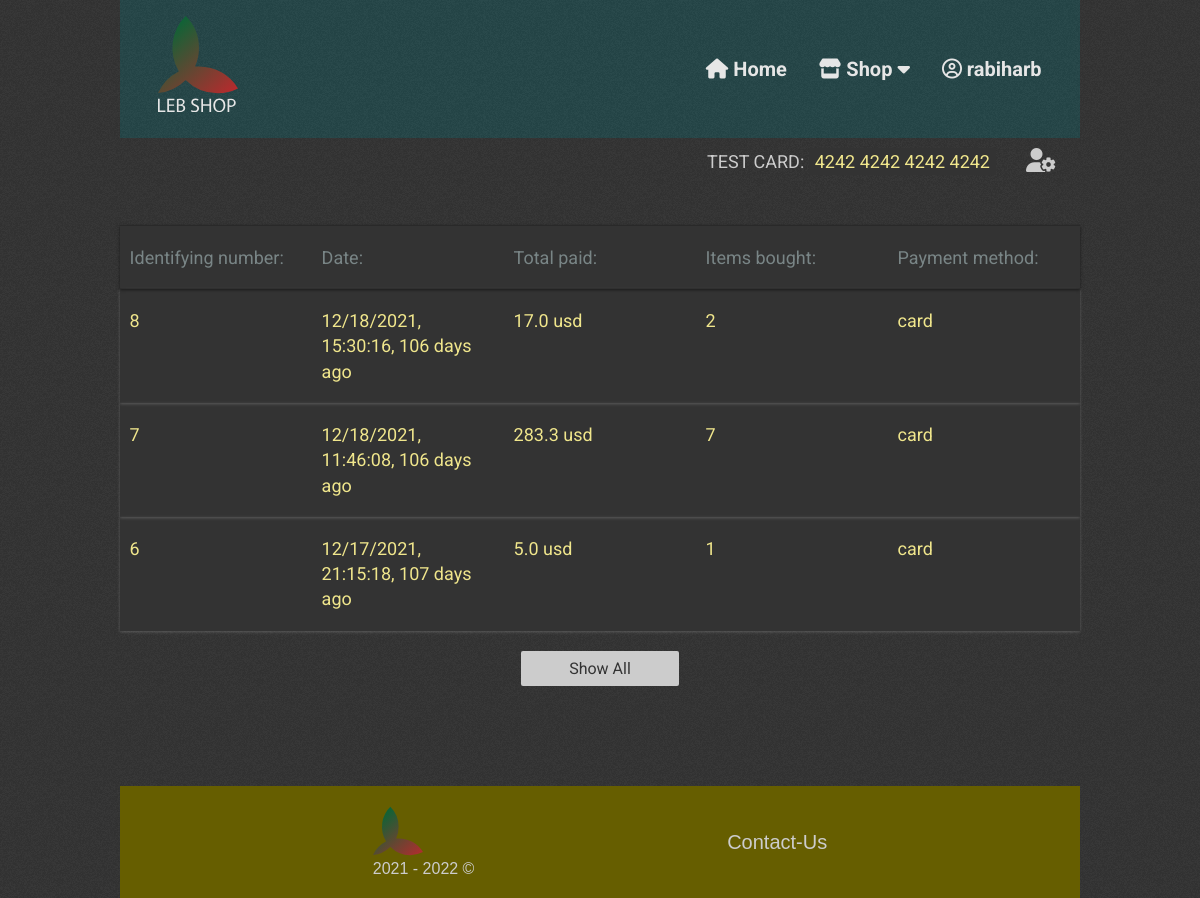
Page /user-profile (signed in) on the committed database.
### lebshop/db_models.py (models this page shows)
class User(UserMixin, db.Model):
    __tablename__ = "users"
    id = db.Column(db.Integer(), primary_key=True)
    user_name = db.Column(db.String(50), nullable=False, unique=True)
    email = db.Column(db.String(200), nullable=False, unique=True)
    password = db.Column(db.String(1000), nullable=False)

class CheckOutSessionData(db.Model):
    __tablename__ = "checkout_session_data"
    id = db.Column(db.Integer(), primary_key=True)
    user_id = db.Column(db.Integer(), db.ForeignKey("users.id"))
    total_amount = db.Column(db.String(20), nullable=False)
    currency = db.Column(db.String(8), nullable=False)
    session_date = db.Column(db.String(30), nullable=False)
    items_count = db.Column(db.String(9999), nullable=False)
    payment_method = db.Column(db.String(20), nullable=False)

### lebshop/routes.py (the view, shortened to what this page needs)
@app.route("/user-profile")
def user_profile():
    user_sessions = CheckOutSessionData.query.filter_by(
        user_id=current_user.id).all()
    user_sessions = user_sessions[::-1]
    date_diffs = {}
    for session in user_sessions:
        d1 = datetime.strptime(session.session_date, "%m/%d/%Y, %H:%M:%S")
        d2 = datetime.strptime(datetime.now().strftime(
            "%m/%d/%Y, %H:%M:%S"), "%m/%d/%Y, %H:%M:%S")
        time_diff = abs((d2 - d1).days)
        if time_diff <= 1:
            time_uom = "day"
        else:
            time_uom = "days"
        date_diffs[session.id] = {"time_diff": time_diff, "time_uom": time_uom}
    return render_template("user_profile.html", user_sessions=user_sessions, date_diffs=date_diffs)

### lebshop/routes.py (called while the page is built)
@ login_manager.user_loader
def load_user(user_id):
    return User.query.get(user_id)

### lebshop/templates/user_profile.html (shortened to what this page needs)
<!DOCTYPE html>
<html lang="en">
  <head>
    {% include "head_data.html" %}
    <link
      rel="stylesheet"
      href="{{ url_for('static', filename='css/user_profile.css')}}"
    />
  </head>
  <body>
    {% include "nav_bar.html" %}
    <section id="userDashboard">
      <div class="dashboard-icon-cont">
        <p
          style="color: #ccc; margin-right: 20px"
          title="use this card number on checkout, double-click to copy."
        >
          TEST CARD:
          <button
            class="card-number-span focus-text"
            style="
              cursor: pointer;
              border: none;
              outline: none;
              background-color: #333;
              position: relative;
              display: inline-block;
            "
            ondblclick="alertCopy(this)"
          >
            4242 4242 4242 4242
          </button>
        </p>
        <i class="fas fa-user-cog" title="account settings"></i>
      </div>
    </section>
    <section id="userInfo">
      <div class="user-sessions-cont">
        <div class="user-session-item flex-cont user-session-header">
          <p class="id-text flex-item">Identifying number:</p>
          <p class="date-text flex-item">Date:</p>
          <p class="total-text flex-item">Total paid:</p>
          <p class="number-items-text flex-item">Items bought:</p>
          <p class="payment-method-text flex-item">Payment method:</p>
        </div>
        {% for session in user_sessions[:3]: %}
        <div class="user-session-item flex-cont">
          <p class="id-text flex-item">
            <span class="focus-text">{{ session.id }}</span>
          </p>
          <p class="date-text flex-item">
            <span class="focus-text"
              >{{ session.session_date}}, {{ date_diffs[session.id]["time_diff"]
              }} {{ date_diffs[session.id]["time_uom"] }} ago</span
            >
          </p>
          <p class="total-text flex-item">
            <span class="focus-text"
              >{{ session.total_amount }} {{ session.currency }}</span
            >
          </p>
          <p class="number-items-text flex-item">
            <span class="focus-text">{{ session.items_count }}</span>
          </p>
          <p class="payment-method-text flex-item">
            <span class="focus-text">{{ session.payment_method }}</span>
          </p>
        </div>
        {% endfor %}
      </div>
    </section>
    {% if user_sessions[3:]: %}
    <button type="button" id="sellAllBtn" onclick="displaySeeAll(this)">
      Show All
    </button>
    {% endif %} {% include "footer.html" %}
  </body>
</html>

### lebshop/templates/nav_bar.html (shortened to what this page needs)
<div class="nav-logo-wrapper">
  <div class="nav-logo-cont cont">
    <div class="logo-cont">
      <a href="{{ url_for('home')}}" class="logo-link">
      </a>
    </div>
    <div class="nav-cont">
      <nav class="nav off">
        <div class="nav-items-cont off">
          <a href="{{ url_for('home')}}" class="nav-link home">
            <i class="fas fa-home"></i> Home
          </a>
          <div class="link-sub-menu shop">
            <a class="nav-link shop">
              <i class="fas fa-store"></i> Shop
              <i class="fas fa-caret-down"></i>
            </a>
          </div>
          {% if not current_user.is_authenticated %}
          <a href="{{ url_for('login')}}" class="nav-link sign-in"
            ><i class="fas fa-sign-in-alt"></i> SignIn</a
          >
          <a href="{{ url_for('signup')}}" class="nav-link sign-up"
            ><i class="fas fa-user-plus"></i> SignUp</a
          >
          {% else %}
          <div class="link-sub-menu user">
            <a class="nav-link user">
              <i class="far fa-user-circle"></i> {{ current_user.user_name }}
            </a>
          </div>
          {% endif %}
        </div>
      </nav>
    </div>
  </div>
</div>

### lebshop/static/css/nav_bar_style.css (style rules this page uses)
.nav-logo-wrapper { background: url(../img/bg-texture.png), hsl(var(--nav-footer-bg)); padding-block: 1rem; }
.nav-logo-cont { display: flex; justify-content: space-between; align-items: center; }
.logo-link { display: block; width: min(10vw, 80px); aspect-ratio: 1; font-size: var(--fs-md); }
.nav-link { font-weight: 700; width: 100%; text-align: center; }
.link-sub-menu { display: flex; width: 100%; flex-direction: column; gap: 0.5rem; }
.fa-caret-down { transition: transform 100ms ease-in; }
.nav.off { position: relative; background-color: transparent; }
.nav { position: fixed; z-index: 99; inset: 0; background-color: hsla(var(--black), 0.25); }
.nav-items-cont.off { transform: translateX(100%); }
.nav-items-cont { z-index: 99; transition: transform 250ms ease-in-out; position: fixed; transform: none; inset: 0 0 0 40%; overflow: auto; background: hsl(var(--dark-teal)); display: flex; flex-direction: column; align-items: center; padding: 10vh 0; gap: 2em; }
@media (min-width: 769px) { .logo-cont { flex-basis: 25%; } }
@media (min-width: 769px) { .nav-cont { padding-block: 2em; flex-basis: 60%; justify-content: flex-end; } }
@media (min-width: 769px) { .nav, .nav.off { position: relative; background-color: transparent; } }
@media (min-width: 769px) { .nav-items-cont, .nav-items-cont.off { position: relative; width: 100%; justify-content: flex-end; gap: 2em; background-color: transparent; inset: unset; padding: 0; overflow: visible; flex-direction: row; transform: none; } }
@media (min-width: 769px) { .nav-link { width: unset; } }
@media (min-width: 769px) { .link-sub-menu { --bottom-space: 20px; width: unset; text-align: center; position: relative; display: inline-block; } }
@media (min-width: 769px) { .link-sub-menu::after { content: ""; position: absolute; top: 100%; left: 0; width: 100%; height: var(--bottom-space); cursor: pointer; background-color: transparent; } }

### lebshop/static/css/user_profile.css (style rules this page uses)
body { background-color: #333; width: 80%; margin: 0 auto; }
#userInfo { margin-top: 50px; }
.user-sessions-cont { color: #ccc; background-color: #333; }
.card-number-span { user-select: none; }
.focus-text { color: khaki; }
.user-session-item { display: flex; flex-wrap: nowrap; box-shadow: 0 1px 3px rgba(255, 255, 255, 0.2); justify-content: space-around; padding: 1.2rem 0; overflow: hidden; }
.user-session-header { background: url(../img/wtfff.png); box-shadow: inset 0 -1px 0 rgba(0, 0, 0, 0.2), 0 1px 3px rgba(0, 0, 0, 0.5), inset 0 1px 0 rgba(0, 0, 0, 0.2); }
.flex-item { flex-basis: 18%; overflow-x: auto; }
.dashboard-icon-cont { display: flex; justify-content: flex-end; margin-top: 10px; padding: 0 1.5rem; }
.dashboard-icon-cont > i { color: #ccc; font-size: 1.5rem; cursor: pointer; margin-left: 10px; }
#sellAllBtn { transition: 200ms; z-index: 1; color: #333; background-color: #ccc; border-radius: 2px; padding: 0.5rem 3rem; border: none; outline: none; display: block; margin: 20px auto 0; }

### rows in the picture
User: user_name "rabiharb"
CheckOutSessionData: id "8", session_date "12/18/2021, 15:30:16", id "106", id "days", total_amount "17.0", currency "usd", items_count "2", payment_method "card"
CheckOutSessionData: id "7", session_date "12/18/2021, 11:46:08", id "106", id "days", total_amount "283.3", currency "usd", items_count "7", payment_method "card"
CheckOutSessionData: id "6", session_date "12/17/2021, 21:15:18", id "107", id "days", total_amount "5.0", currency "usd", items_count "1", payment_method "card"
